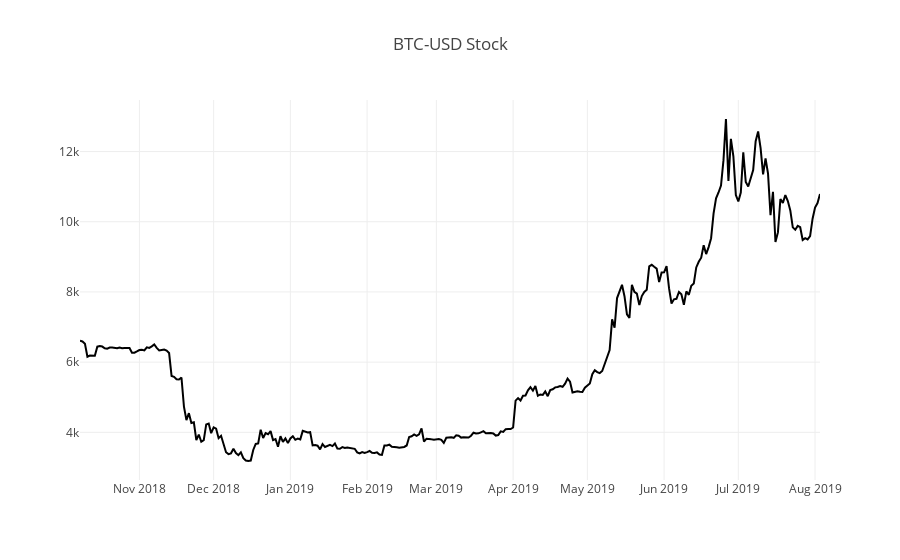

Notebook code for this chart:
### Markdown cell above
### Stock Example
Let's see what a single stock looks like from the closing prices. For this example and future display examples in this project, we'll use Apple's stock (AAPL). If we tried to graph all the stocks, it would be too much information.

### Code cell
project_helper.plot_stock(close[apple_ticker], '{} Stock'.format(apple_ticker))

### Figure 1 — Plotly figure (JSON) as saved in the notebook; plotly's stock layout.template omitted (floating-point values rounded to 4 significant figures; data arrays with more than 128 entries replaced by an {"elided": "..."} marker saying what was removed)
{"data": [{"line": {"color": "black"}, "name": "Index", "type": "scatter", "x": {"elided": "300 str values"}, "y": {"elided": "300 float values"}}], "layout": {"title": "BTC-USD Stock"}}
